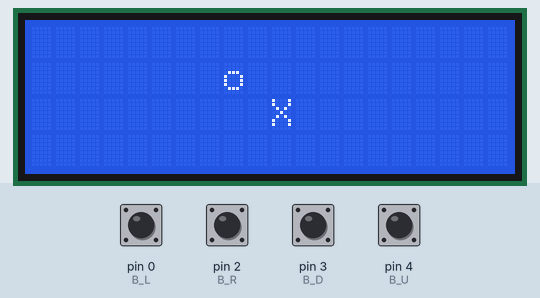
Recording of a sketch running on a simulated Arduino Uno, built with avr-gcc and run on an emulated ATmega328P. On the bench: 20×4 character LCD. Inputs (shaded band) come from the test bench; at power-on: pin 0 (B_L), pin 2 (B_R), pin 3 (B_D), pin 4 (B_U) HIGH. Random numbers use the default seed unless the sketch sets one. At 3.1 s the program stops and its outputs stay as they are.

Above: at 1.2 s.
1.3 s: pin 0 (B_L) pulled LOW for 0.15 s
At 1.8 s:
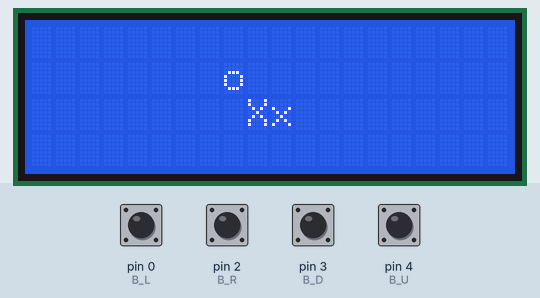
2.0 s: pin 4 (B_U) pulled LOW for 0.15 s
At 2.92 s:
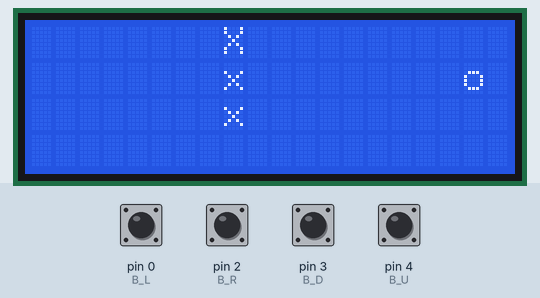
At 4.3 s:
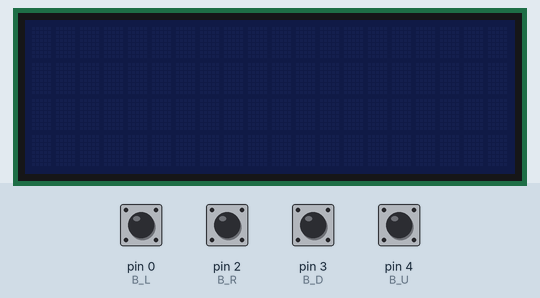
Timing chart, 0 to 4.6 s (numbered marks = the images above; inputs shaded):
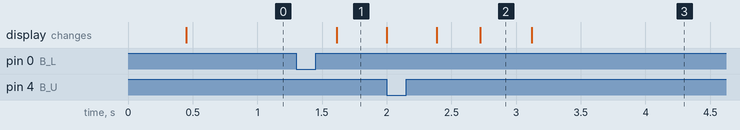

Measured:
- after the input at 1.3 s, the display: changes after 0.31 s (image 1)

The sketch:

sketch.ino
```cpp
// (licence header left out)
#include <LiquidCrystal_I2C.h>

#define B_R 2 // buttons for direction
#define B_L 0
#define B_U 4
#define B_D 3
#define DISPLAY_H 4 // display height
#define DISPLAY_W 20 // display width
#define DISPLAY_ADDR 0x27 // I2C display address
#define MS_WAIT 300

struct pos {
  unsigned int x;
  unsigned int y;
};

typedef struct Vector {
    size_t size; // number of elements in vector
    struct pos* at; // dynamic array
} vector;

void vector_init(vector *cvector, size_t n) {
    cvector->at = (struct pos*)malloc(n * sizeof(struct pos)); // allocate memory
    cvector->size = n;
}

void vector_resize(vector *cvector, size_t n) {
    cvector->at = (struct pos*)realloc(cvector->at, n * sizeof(struct pos)); // reallocate memory
    cvector->size = n;
}

void vector_push(vector *cvector, struct pos toPush) {
    size_t nsize = (cvector->size+1) ; // increase number of elements by one
    vector_resize(cvector, nsize);
    cvector->at[(cvector->size)-1] = toPush; // insert the value
}

void vector_insert(vector *cvector, struct pos toPush, int n) {
    size_t nsize = (cvector->size+1) ; // increase number of elements by one
    vector_resize(cvector, nsize);
    for (int i = (int)cvector->size - 1; i > n; i--) {
        cvector->at[i] = cvector->at[i-1]; // move array values
    }
    cvector->at[n] = toPush; // insert the value
}

void vector_free(vector *cvector) {
    free(cvector->at);
}

void vector_delete_last(vector *cvector) {
    vector_resize(cvector, cvector->size - 1); // deallocate last cell
}

void vector_delete_at(vector *cvector, int n) { // delete specific value
    for (int i = n; i < (int)cvector->size - 1; i++) {
        cvector->at[i] = cvector->at[i+1]; // move array values
    }
    vector_resize(cvector, cvector->size - 1); // resize array
}

LiquidCrystal_I2C LCD(DISPLAY_ADDR, DISPLAY_W, DISPLAY_H);

String pad_text(String, String fill=" ", int max=DISPLAY_W);

#define WIDTH DISPLAY_W
#define HEIGHT DISPLAY_H
#define HEAD_CHAR 'X'
#define SEG_CHAR 'x'
#define FOOD_CHAR 'o'
#define FLOOR_CHAR ' '
#define BORDER_CHAR '#'

struct scr_buf {
  const unsigned int width = WIDTH;
  const unsigned int height = HEIGHT;
  char buf[HEIGHT][WIDTH];
};

struct game_state {
  struct scr_buf screen;
  struct pos head;
  struct pos food;
  vector segments;
  char dir; // 'u', 'l', 'd', 'r'
  char l_dir;
  bool add_segment_next_loop = false;
};

void move_food(struct game_state& game) {
  game.food.x = random(0, game.screen.width - 1);
  game.food.y = random(0, game.screen.height - 1);
  while ((game.screen.buf[game.food.y][game.food.x] != FLOOR_CHAR) ||
        (game.food.x == game.segments.at[game.segments.size-1].x &&
         game.food.y == game.segments.at[game.segments.size-1].y)) {
    game.food.x = random(0, game.screen.width - 1);
    game.food.y = random(0, game.screen.height - 1);
  }
}

String pad_text(String text, String fill=" ", int max=DISPLAY_W) {
  String ftext = text;
  while (ftext.length() < max) {
    ftext = fill + ftext;
    ftext += fill;
  }
  return ftext;
}

void game_over(struct game_state& game) {
  LCD.setCursor(0,DISPLAY_H/2-1);
  LCD.print(pad_text("Game over!"));
  LCD.setCursor(0,DISPLAY_H/2);
  LCD.print(pad_text("Final score:" + String(game.segments.size-1)));
  exit(0);
}

void next_frame(struct game_state& game) {
  struct scr_buf& screen = game.screen;
  bool& add_segment_next_loop = game.add_segment_next_loop;
  static struct pos last_segment;
  static bool first_run = true;

  if (game.segments.size) {
    struct pos new_segment;
    new_segment.x = game.segments.at[game.segments.size - 1].x;
    new_segment.y = game.segments.at[game.segments.size - 1].y;
    for (int i = game.segments.size - 1; i > 0; i--) {
      game.segments.at[i] = game.segments.at[i - 1];
    }
    game.segments.at[0] = game.head;
    if (add_segment_next_loop) {
      vector_push(&game.segments, new_segment);
      add_segment_next_loop = false;
    }
  }

  if (game.head.x == game.food.x && game.head.y == game.food.y) {
    add_segment_next_loop = true;
    move_food(game);
  }

  switch (game.dir) {
    case 'u':
      if (game.head.y == 0)
        game_over(game);
      game.head.y--;
      break;
    case 'd':
      if (game.head.y == game.screen.height - 1)
        game_over(game);
      game.head.y++;
      break;
    case 'r':
      if (game.head.x == game.screen.width - 1)
        game_over(game);
      game.head.x++;
      break;
    case 'l':
      if (game.head.x == 0)
        game_over(game);
      game.head.x--;
      break;
  }

  if (game.segments.size) {
    if (first_run) {
      first_run = false;
    }

    if (!game.add_segment_next_loop) {
      screen.buf[last_segment.y][last_segment.x] = FLOOR_CHAR;
      last_segment.x = game.segments.at[game.segments.size - 1].x;
      last_segment.y = game.segments.at[game.segments.size - 1].y;
    }

    screen.buf[game.segments.at[0].y][game.segments.at[0].x] = SEG_CHAR;
    screen.buf[game.segments.at[game.segments.size-1].y][game.segments.at[game.segments.size-1].x] = SEG_CHAR;
  }

  if (!(game.head.x == game.segments.at[0].x && game.head.y == game.segments.at[0].y)
      &&
      screen.buf[game.head.y][game.head.x] == SEG_CHAR && !first_run)
    game_over(game);

  if (game.head.x == game.food.x && game.head.y == game.food.y) {
    add_segment_next_loop = true;
    move_food(game);
  }
}

void fill_screen(struct scr_buf& screen, char fill) {
  for (unsigned int i = 0; i < screen.height; i++) {
    for (unsigned int j = 0; j < screen.width; j++) {
      screen.buf[i][j] = fill;
    }
  }
}

void fill_segments(struct game_state& game) {
  for (int i = game.segments.size - 1; i > 0; i--) {
    game.screen.buf[game.segments.at[i].y][game.segments.at[i].x] = SEG_CHAR;
  }
}

void init_game(struct game_state& game) {
  game.head.x = game.screen.width / 2;
  game.head.y = game.screen.height / 2;
  fill_screen(game.screen, FLOOR_CHAR);
  fill_segments(game);
  move_food(game);
  struct pos first_segment;
  first_segment.x = game.head.x;
  first_segment.y = game.head.y;
  vector_init(&game.segments, 0);
  vector_push(&game.segments, first_segment);
}

void print_screen(struct game_state& game) {
  struct scr_buf& screen = game.screen;
  String out = "";

  LCD.setCursor(0, 0);
  int li;
  for (unsigned int i = 0; i < screen.height; i++) {
    if (li != i) {
      LCD.setCursor(0, li);
      LCD.print(out);
      out = "";
    }
    for (unsigned int j = 0; j < screen.width; j++) {
      if (i == game.head.y && j == game.head.x)
        out += HEAD_CHAR;
      else if (i == game.food.y && j == game.food.x)
        out += FOOD_CHAR;
      else if (screen.buf[i][j] == SEG_CHAR)
        out += SEG_CHAR;
      else
        out += screen.buf[i][j];
    }
    li = i;
  }
  LCD.setCursor(0, li);
  LCD.print(out);
}

void eval_key(struct game_state& game) {
    if (!digitalRead(B_R) && game.l_dir != 'l') {
      game.dir = 'r';
    }
    if (!digitalRead(B_L) && game.l_dir != 'r') {
      game.dir = 'l';
    }
    if (!digitalRead(B_U) && game.l_dir != 'd') {
      game.dir = 'u';
    }
    if (!digitalRead(B_D) && game.l_dir != 'u') {
      game.dir = 'd';
    }
}

struct game_state game;

void setup() {
  pinMode(B_R, INPUT_PULLUP);
  pinMode(B_L, INPUT_PULLUP);
  pinMode(B_D, INPUT_PULLUP);
  pinMode(B_U, INPUT_PULLUP);
  LCD.begin(DISPLAY_W, DISPLAY_H);
  LCD.backlight();
  LCD.noBlink();
  randomSeed(analogRead(A0));
  //srand(time(0));
  init_game(game);

  char mv;
}

void loop() {
  static int counter = 0;

  if(counter == MS_WAIT) {
    next_frame(game);
    print_screen(game);
    game.l_dir = game.dir;
  }

  eval_key(game);

  counter++;
  if (counter > MS_WAIT) counter = 0;
  delay(1);
}
```
